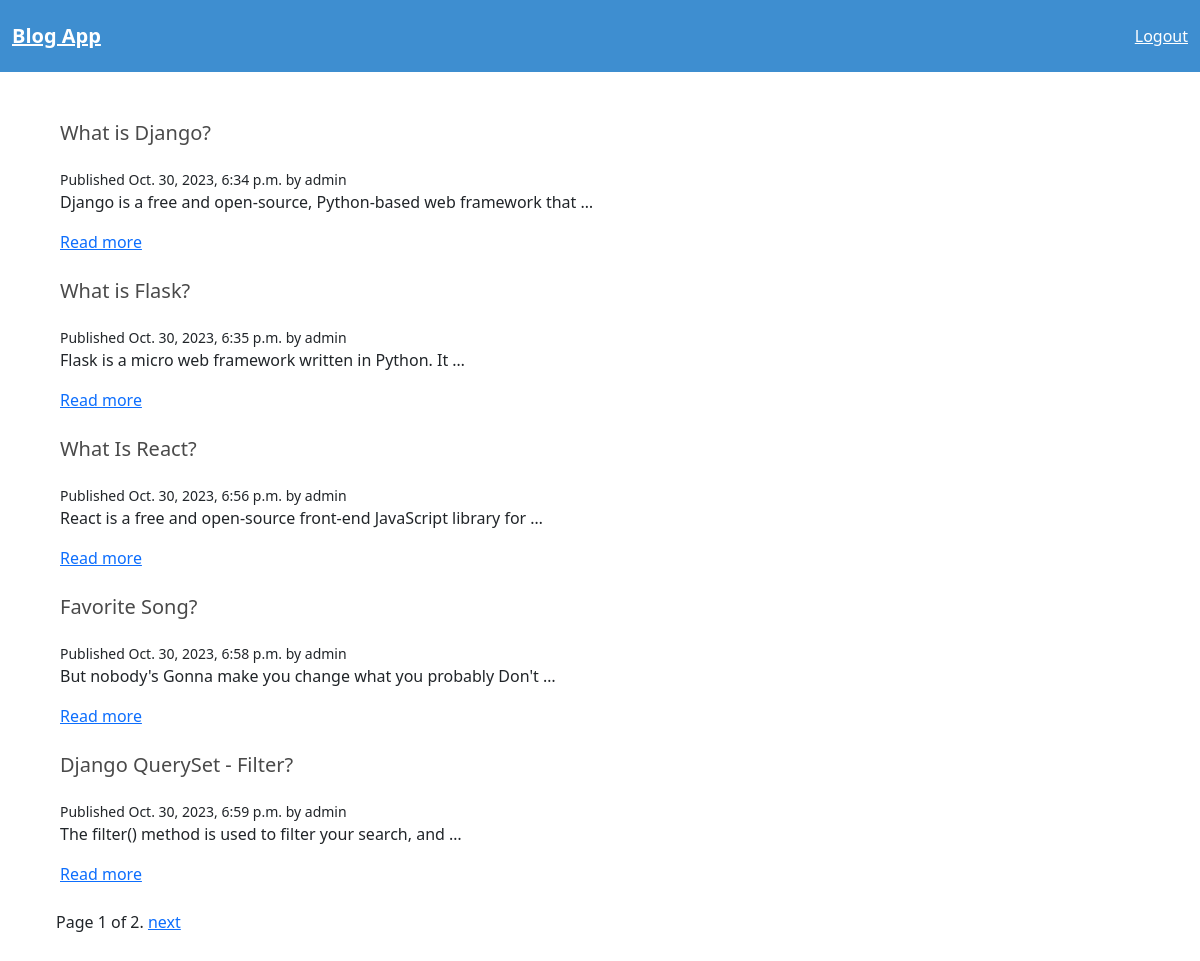
/blog (signed in), run on the app's committed database.
### app/models.py (models this page shows)
class Blog(models.Model):
    title = models.CharField(max_length=200)
    content = models.TextField()
    created_at = models.DateTimeField(auto_now_add=True)
    author = models.ForeignKey(User, on_delete=models.CASCADE)

### app/views.py (the view)
# urls.py: path('blog',views.blog,name='blog'),
@login_required()
def blog(request):
    blog_list=Blog.objects.all()
    paginator = Paginator(blog_list,5)
    page = request.GET.get('page')
    try:
        obj = paginator.page(page)
    except PageNotAnInteger:
        obj = paginator.page(1)  #
    except EmptyPage:
        obj = paginator.page(paginator.num_pages)
        return HttpResponse("Page does not exist. This is the last page.")
    return render(request, 'blog.html', {'obj': obj})

### templates/blog.html (shortened to what this page needs)
{% extends 'base.html' %}
{% block content %}
    {% for post in obj %}
        <div class="post block">
            <h2 class="subtitle">{{ post.title }}</h2>
            <small>Published {{ post.created_at }} by {{ post.author }}</small>
            <p>{{ post.content|truncatewords:10 }}</p>
            <a href="{% url 'post_detail' post.id %}">Read more</a>
        </div>
    {% endfor %}
    <div class="pagination">
        <span class="step-links">
            <span class="current-page">Page {{ obj.number }} of {{ obj.paginator.num_pages }}.</span>
            {% if obj.has_next %}
                <a href="?page={{ obj.next_page_number }}">next</a>
            {% endif %}
        </span>
    </div>
{% endblock %}

### templates/base.html (shortened to what this page needs)
<html>
    <head>
        <link rel="stylesheet" href="https://cdn.jsdelivr.net/npm/bulma@0.9.1/css/bulma.min.css">
        <link rel="stylesheet" href="https://cdn.jsdelivr.net/npm/bootstrap@5.2.3/dist/css/bootstrap.min.css">
    </head>
    <body>
        <nav class="navbar is-info">
            <div class="navbar-brand">
                <a href="/" class="navbar-item"><strong>Blog App</strong></a>
            </div>
            <div class="navbar-menu">
                <div class="navbar-end">
                    {% if user.is_authenticated %}
                        <a class="navbar-item" href="/logout">Logout</a>
                    {% endif %}
                </div>
            </div>
        </nav>
        <section class="section">
            <div class="container">
                {% block content %}
                {% endblock %}
            </div>
        </section>
    </body>
</html>

### data on the page
Blog: title "What is Django?", created_at "Oct. 30, 2023, 6:34 p.m.", author "admin", content "Django is a free and open-source, Python-based web framework that …"
Blog: title "What is Flask?", created_at "Oct. 30, 2023, 6:35 p.m.", author "admin", content "Flask is a micro web framework written in Python. It …"
Blog: title "What Is React?", created_at "Oct. 30, 2023, 6:56 p.m.", author "admin", content "React is a free and open-source front-end JavaScript library for …"
Blog: title "Favorite Song?", created_at "Oct. 30, 2023, 6:58 p.m.", author "admin", content "But nobody's Gonna make you change what you probably Don't …"
Blog: title "Django QuerySet - Filter?", created_at "Oct. 30, 2023, 6:59 p.m.", author "admin", content "The filter() method is used to filter your search, and …"

### other printed values
{{ obj.number }} "1"
{{ obj.paginator.num_pages }} "2"
